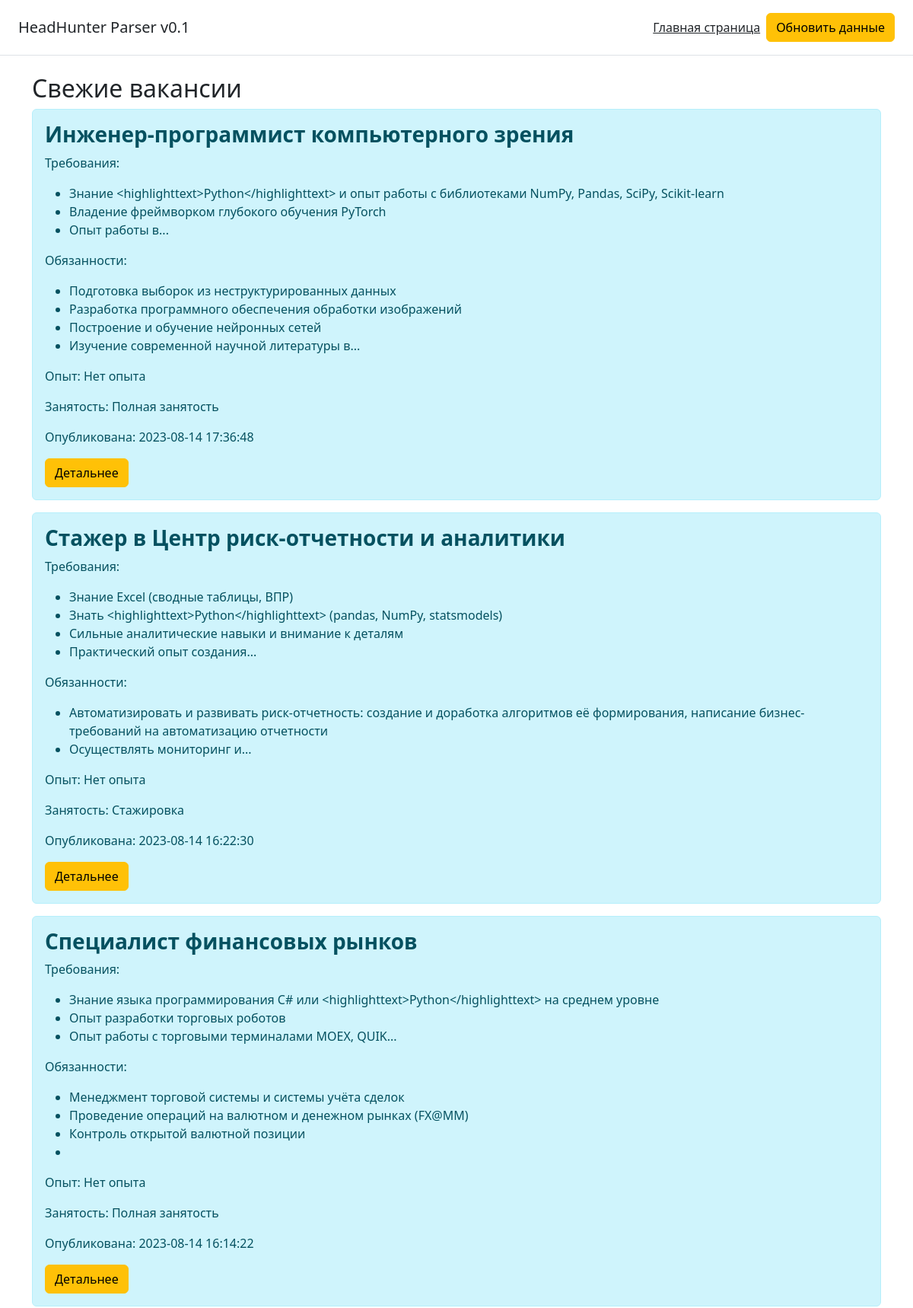
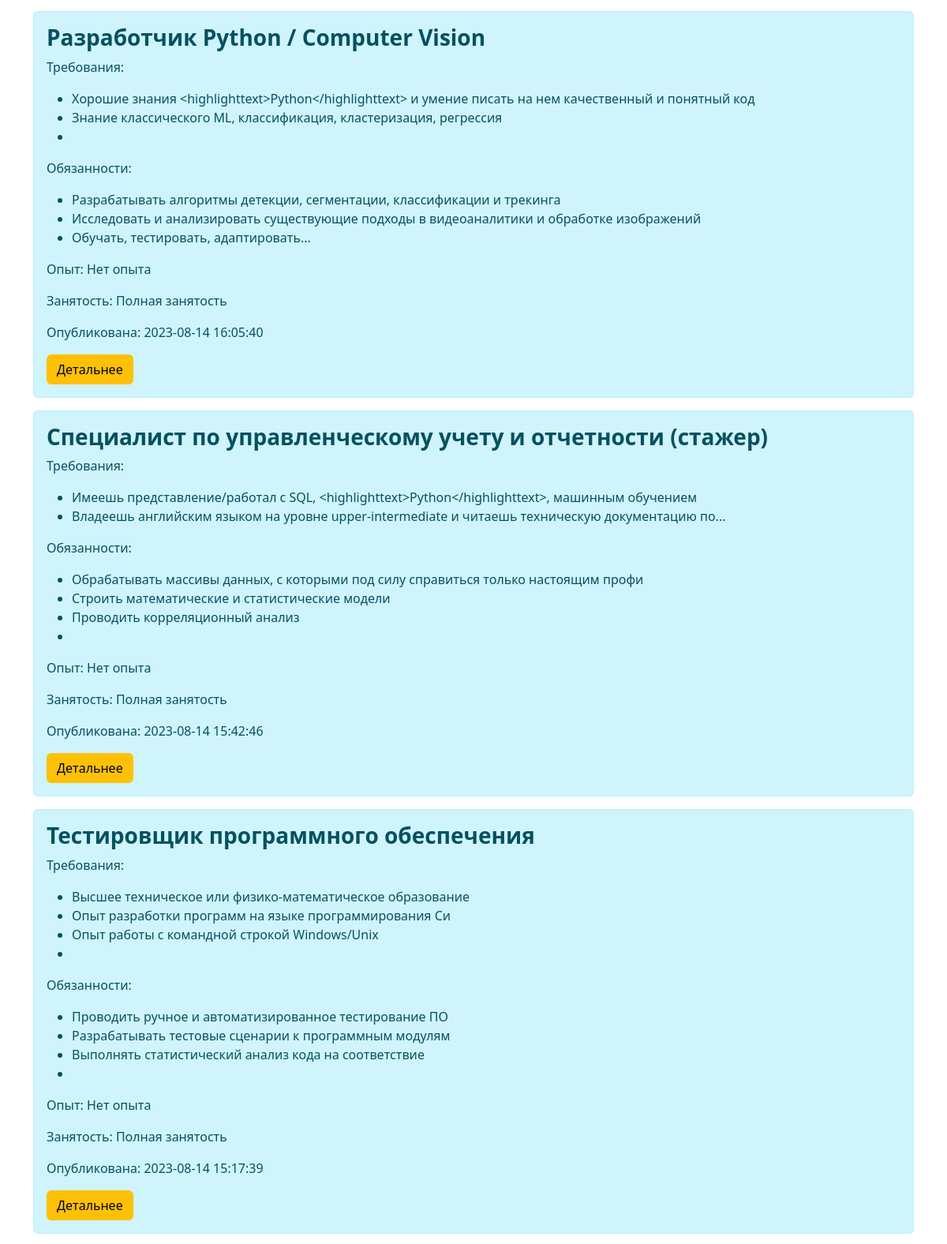
/page/2 (upper part), run on the app's committed database (2 pictures, top to bottom).
### app.py (models this page shows, shortened)
class Vacancies(db.Model):
    id = db.Column(db.Integer, primary_key=True)
    name = db.Column(db.String(50), nullable=True)
    salary = db.Column(db.String(50), nullable=True)
    vac_type = db.Column(db.String(50), nullable=True)
    published_at = db.Column(db.DateTime, nullable=True)
    employer = db.Column(db.String(100), nullable=True)
    requirement = db.Column(db.Text, nullable=True)
    responsibility = db.Column(db.Text, nullable=True)
    vacancy_url = db.Column(db.String(100), nullable=True)
    experience = db.Column(db.String(50), nullable=True)
    employment = db.Column(db.String(50), nullable=True)

### app.py (the view)
@app.route('/', methods=['GET', 'POST'])
@app.route('/page', methods=['GET', 'POST'])
@app.route('/page/<int:page>', methods=['GET', 'POST'])
def index(page=1):
    vacancies = Vacancies.query.order_by(Vacancies.published_at.desc()).paginate(page=page, per_page=10)
    print(vacancies.prev())
    print(vacancies.page)
    print(list(vacancies.iter_pages()))
    return render_template('index.html', vacancies=vacancies)

### templates/index.html (shortened to what this page needs)
{% extends 'base.html' %}
{% block body %}
<div class="container">
    <h2>Свежие вакансии</h2>
    {% for item in vacancies %}
        <div class="alert alert-info">
            <h3><b>{{ item.name }}</b></h3>
			<p>Требования:</p>
            <ul>
                {% set requirement_list = item.requirement.split('. ') %}
                {% for el in requirement_list %}
                    <li>{{ el }}</li>
                {% endfor %}
            </ul>
			<p>Обязанности:</p>
            <ul>
                {% set requirement_list = item.responsibility.split('. ') %}
                {% for el in requirement_list %}
                    <li>{{ el }}</li>
                {% endfor %}
            </ul>
			<p>Опыт: {{ item.experience }}</p>
			<p>Занятость: {{ item.employment }}</p>
			<p>Опубликована: {{ item.published_at }}</p>
			<a href="{{ item.vacancy_url }}" target="_blank" class="btn btn-warning">Детальнее</a>
        </div>
    {% endfor %}
</div>
{% endblock %}

### data on the page
Vacancies: name "Инженер-программист компьютерного зрения", requirement_list "Знание <highlighttext>Python</highlighttext> и опыт работы с библиотеками NumPy, Pandas, SciPy, Scikit-learn" "Владение фреймворком глубокого обучения PyTorch" "Опыт работы в...", requirement_list "Подготовка выборок из неструктурированных данных" "Разработка программного обеспечения обработки изображений" "Построение и обучение нейронных сетей" "Изучение современной научной литературы в...", experience "Нет опыта", employment "Полная занятость", published_at "2023-08-14 17:36:48"
Vacancies: name "Стажер в Центр риск-отчетности и аналитики", requirement_list "Знание Excel (сводные таблицы, ВПР)" "Знать <highlighttext>Python</highlighttext> (pandas, NumPy, statsmodels)" "Сильные аналитические навыки и внимание к деталям" "Практический опыт создания...", requirement_list "Автоматизировать и развивать риск-отчетность: создание и доработка алгоритмов её формирования, написание бизнес-требований на автоматизацию отчетности" "Осуществлять мониторинг и...", experience "Нет опыта", employment "Стажировка", published_at "2023-08-14 16:22:30"
Vacancies: name "Специалист финансовых рынков", requirement_list "Знание языка программирования C# или <highlighttext>Python</highlighttext> на среднем уровне" "Опыт разработки торговых роботов" "Опыт работы с торговыми терминалами MOEX, QUIK...", requirement_list "Менеджмент торговой системы и системы учёта сделок" "Проведение операций на валютном и денежном рынках (FX@MM)" "Контроль открытой валютной позиции", experience "Нет опыта", employment "Полная занятость", published_at "2023-08-14 16:14:22"
Vacancies: name "Разработчик Python / Computer Vision", requirement_list "Хорошие знания <highlighttext>Python</highlighttext> и умение писать на нем качественный и понятный код" "Знание классического ML, классификация, кластеризация, регрессия", requirement_list "Разрабатывать алгоритмы детекции, сегментации, классификации и трекинга" "Исследовать и анализировать существующие подходы в видеоаналитики и обработке изображений" "Обучать, тестировать, адаптировать...", experience "Нет опыта", employment "Полная занятость", published_at "2023-08-14 16:05:40"
Vacancies: name "Специалист по управленческому учету и отчетности (стажер)", requirement_list "Имеешь представление/работал с SQL, <highlighttext>Python</highlighttext>, машинным обучением" "Владеешь английским языком на уровне upper-intermediate и читаешь техническую документацию по...", requirement_list "Обрабатывать массивы данных, с которыми под силу справиться только настоящим профи" "Строить математические и статистические модели" "Проводить корреляционный анализ", experience "Нет опыта", employment "Полная занятость", published_at "2023-08-14 15:42:46"
Vacancies: name "Тестировщик программного обеспечения", requirement_list "Высшее техническое или физико-математическое образование" "Опыт разработки программ на языке программирования Си" "Опыт работы с командной строкой Windows/Unix", requirement_list "Проводить ручное и автоматизированное тестирование ПО" "Разрабатывать тестовые сценарии к программным модулям" "Выполнять статистический анализ кода на соответствие", experience "Нет опыта", employment "Полная занятость", published_at "2023-08-14 15:17:39"
